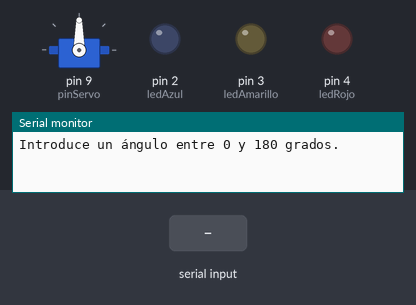
Bench run of a sketch on a simulated Arduino Uno, built with avr-gcc and run on an emulated ATmega328P. Shown: servo, output pins drawn as LEDs (lit = HIGH), the last lines printed to the serial monitor. Inputs (shaded band) come from the test bench.

Above: at 1.2 s.
1.3 s: "90,45\n" received over Serial
At 2.0 s:
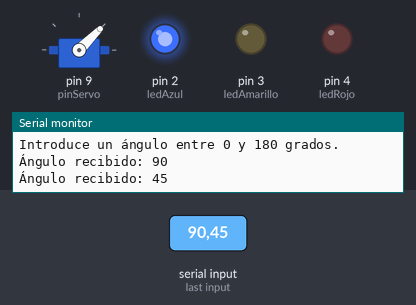
At 2.7 s:
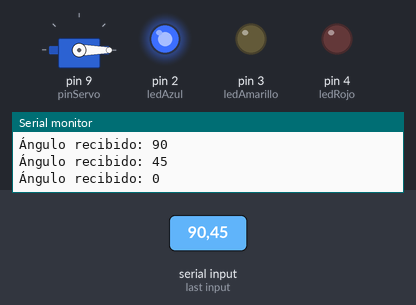
3.8 s: "30,150\n" received over Serial
At 4.6 s:
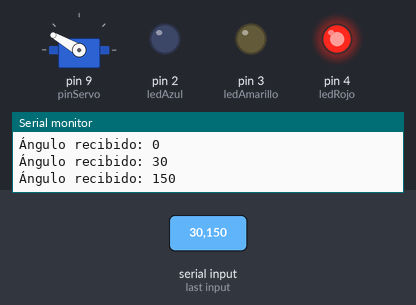
Timing chart, 0 to 6.8 s (numbered marks = the images above; inputs shaded):
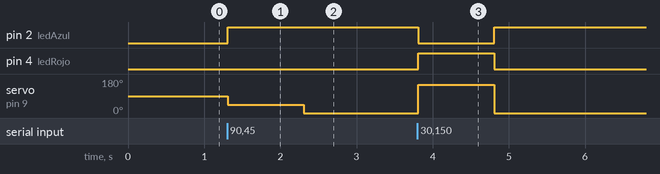

The sketch:

clase_1.ino
```cpp
#include <Servo.h>

Servo miServo;

const int ledAzul = 2;
const int ledAmarillo = 3;
const int ledRojo = 4;
const int pinServo = 9;

void setup() {
  miServo.attach(pinServo);

  pinMode(ledAzul, OUTPUT);
  pinMode(ledAmarillo, OUTPUT);
  pinMode(ledRojo, OUTPUT);

  Serial.begin(9600);
  apagarTodosLosLEDs();

  Serial.println("Introduce un ángulo entre 0 y 180 grados.");
}

void loop() {
  if (Serial.available()) {
    int angulo = Serial.parseInt();

    if (angulo >= 0 && angulo <= 180) {
      miServo.write(angulo);

      if (angulo < 60) {
        encenderLED(ledAzul);
      } else if (angulo <= 120) {
        encenderLED(ledAmarillo);
      } else {
        encenderLED(ledRojo);
      }

      Serial.print("Ángulo recibido: ");
      Serial.println(angulo);
    } else {
      Serial.println("Ángulo inválido. Debe estar entre 0 y 180.");
      while (Serial.available()) {
        Serial.read();
      }
    }
  }
}

void encenderLED(int led) {
  apagarTodosLosLEDs();
  digitalWrite(led, HIGH);
}

void apagarTodosLosLEDs() {
  digitalWrite(ledAzul, LOW);
  digitalWrite(ledAmarillo, LOW);
  digitalWrite(ledRojo, LOW);
}
```

Measured:
- after the input at 1.3 s, pin 2 (ledAzul): LOW → HIGH at once; servo on pin 9 (pinServo): 90° → 45° at once, → 0° 1.0 s later
- after the input at 3.8 s, pin 2 (ledAzul): HIGH → LOW at once, → HIGH 1.0 s later; pin 4 (ledRojo): LOW → HIGH at once, → LOW 1.0 s later; servo on pin 9 (pinServo): 0° → 150° at once, → 0° 1.0 s later
